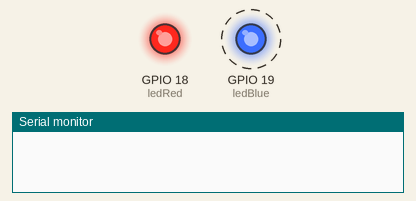
This sketch was run on a simulated ESP32. Shown: output pins drawn as LEDs (lit = HIGH), the last lines printed to the serial monitor. Dashed ring = blinking.

Above: at 0.1 s.
At 3.7 s:
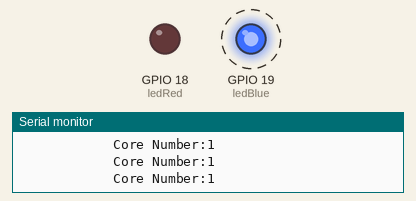
Timing chart, 0 to 5.2 s (numbered marks = the images above):
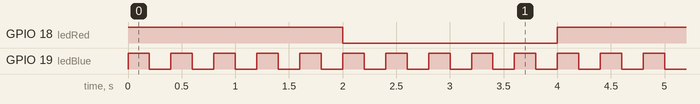

The sketch:

RTOS_LED_basic.ino
```cpp
const int ledRed = 18;
const int ledBlue = 19;

TaskHandle_t ledMerah;
TaskHandle_t ledBiru;

void task1(void* parameters) {
  for (;;) {
    digitalWrite(ledRed, HIGH);
    vTaskDelay(2000 / portTICK_PERIOD_MS);
    digitalWrite(ledRed, LOW);
    vTaskDelay(2000 / portTICK_PERIOD_MS);

    Serial.print("Core Number:");
    Serial.println(xPortGetCoreID());
  }
}
void task2(void* parameters) {
  for (;;) {
    digitalWrite(ledBlue, HIGH);
    vTaskDelay(200 / portTICK_PERIOD_MS);
    digitalWrite(ledBlue, LOW);
    vTaskDelay(200 / portTICK_PERIOD_MS);

    Serial.print("            Core Number:");
    Serial.println(xPortGetCoreID());
  }
}

void setup() {
  pinMode(ledRed, OUTPUT);
  pinMode(ledBlue, OUTPUT);

  xTaskCreatePinnedToCore(task1, "LED MERAH", 1000, NULL, 1, &ledMerah, 0);
  xTaskCreatePinnedToCore(task2, "LED BIRU", 1000, NULL, 1, &ledBiru, 1);

  Serial.begin(115200);
}

void loop() {
  // put your main code here, to run repeatedly:
}
```

Measured:
- by itself, GPIO 18 (ledRed): alternates HIGH for 2.0 s and LOW for 2.0 s
- by itself, GPIO 19 (ledBlue): alternates HIGH for 0.20 s and LOW for 0.20 s
